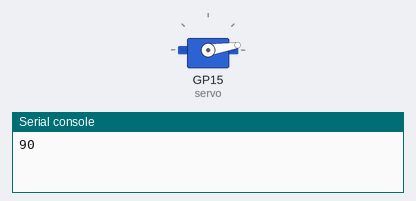
The program below on a simulated Raspberry Pi Pico running MicroPython. Shown: servo, the last lines printed to the serial console. Servo angles are drawn from the pulse width (0.5 ms = 0°, 2.5 ms = 180°).

Above: at 0.05 s.
At 0.75 s:
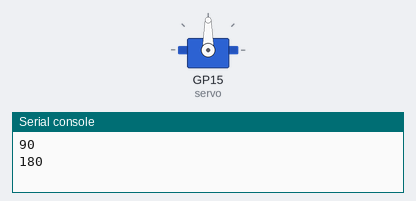
At 1.5 s:
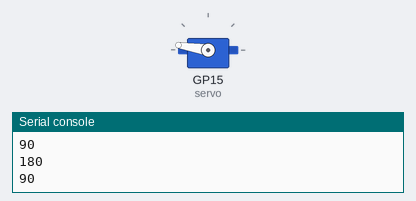
Timing chart, 0 to 3.5 s (numbered marks = the images above):
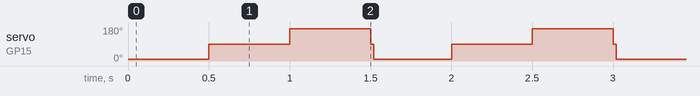

Measured:
- by itself, servo on GP15 (servo): repeats every 1.5 s: 171° 0.50 s, 90° 0.02 s, 9° 0.48 s, 90° 0.50 s

The program:

ServoTest.py
```python
from machine import Pin, PWM
import time

# Configura el pin GPIO0 como salida PWM
servo = PWM(Pin(15, mode=Pin.OUT))
servo.freq(50)  # Configura la frecuencia a 50Hz (estándar para servos)

while True:
    servo.duty_ns(600000)  # 2ms
    print("90")
    time.sleep_ms(500)
    servo.duty_ns(1500000)  # 1.5ms
    print("180")
    time.sleep_ms(500)
    servo.duty_ns(2400000)  # 1ms
    print("90")
    time.sleep_ms(500)
    servo.duty_ns(1500000)  # 1.5ms
    print("270")
```
